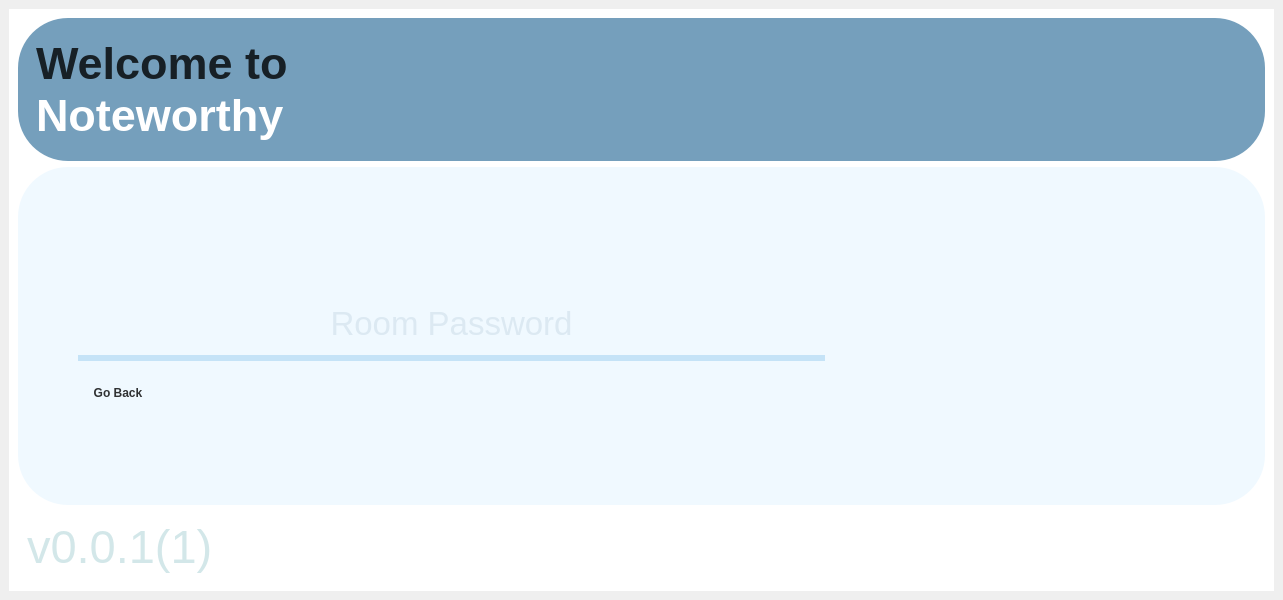
<?xml version="1.0" encoding="UTF-8"?>
<ui version="4.0">
 <class>LoadingRoomPage</class>
 <widget class="QMainWindow" name="LoadingRoomPage">
  <property name="geometry">
   <rect>
    <x>0</x>
    <y>0</y>
    <width>1283</width>
    <height>600</height>
   </rect>
  </property>
  <property name="windowTitle">
   <string>MainWindow</string>
  </property>
  <property name="styleSheet">
   <string notr="true">QLineEdit {
    border: none;                /* Remove the default border */
    border-bottom: 6px solid #C5E3F7; /* Add a black underline */
    padding: 2px 0;          
	text-align: center;  /* Center-align text */
	color: rgba(36, 87, 123, 0.2);

}

QLineEdit:focus {
    color: rgba(0, 0, 0, 0.8);
}</string>
  </property>
  <widget class="QWidget" name="centralwidget">
   <property name="styleSheet">
    <string notr="true">color: rgb(255, 255, 255);</string>
   </property>
   <layout class="QVBoxLayout" name="verticalLayout">
    <property name="leftMargin">
     <number>9</number>
    </property>
    <property name="rightMargin">
     <number>9</number>
    </property>
    <item>
     <widget class="QWidget" name="verticalWidget" native="true">
      <property name="sizePolicy">
       <sizepolicy hsizetype="Preferred" vsizetype="Expanding">
        <horstretch>0</horstretch>
        <verstretch>5</verstretch>
       </sizepolicy>
      </property>
      <property name="maximumSize">
       <size>
        <width>16777215</width>
        <height>16777215</height>
       </size>
      </property>
      <property name="styleSheet">
       <string notr="true">background-color: rgb(255, 255, 255);</string>
      </property>
      <layout class="QVBoxLayout" name="verticalLayout_3" stretch="1,3,0">
       <item>
        <widget class="QWidget" name="widget_2" native="true">
         <property name="minimumSize">
          <size>
           <width>100</width>
           <height>150</height>
          </size>
         </property>
         <property name="maximumSize">
          <size>
           <width>1888999</width>
           <height>266</height>
          </size>
         </property>
         <property name="styleSheet">
          <string notr="true">background-color: #759FBC;
border-radius: 50px; /* Adjust the radius to create an oval shape */
</string>
         </property>
         <layout class="QHBoxLayout" name="horizontalLayout_3" stretch="0,0">
          <property name="sizeConstraint">
           <enum>QLayout::SizeConstraint::SetMinAndMaxSize</enum>
          </property>
          <property name="topMargin">
           <number>11</number>
          </property>
          <property name="rightMargin">
           <number>27</number>
          </property>
          <item>
           <widget class="QWidget" name="widget_6" native="true">
            <property name="font">
             <font>
              <pointsize>20</pointsize>
             </font>
            </property>
            <layout class="QVBoxLayout" name="verticalLayout_4">
             <item>
              <widget class="QLabel" name="label_2">
               <property name="font">
                <font>
                 <pointsize>34</pointsize>
                 <bold>true</bold>
                </font>
               </property>
               <property name="styleSheet">
                <string notr="true">	color: rgba(0, 0, 0, 0.8);
</string>
               </property>
               <property name="text">
                <string>&lt;html&gt;
&lt;head/&gt;
&lt;body&gt;
    &lt;div&gt;
        &lt;span style=&quot;color: rgba(0, 0, 0, 0.8)&quot;&gt;Welcome to&lt;/span&gt;
    &lt;/div&gt;
    &lt;div style=&quot;color: white;&quot;&gt;
        Noteworthy
    &lt;/div&gt;
&lt;/body&gt;
&lt;/html&gt;
</string>
               </property>
              </widget>
             </item>
            </layout>
           </widget>
          </item>
          <item>
           <widget class="QLabel" name="name">
            <property name="font">
             <font>
              <pointsize>80</pointsize>
              <bold>true</bold>
             </font>
            </property>
            <property name="styleSheet">
             <string notr="true">	color: rgba(0, 0, 0, 0.8);
</string>
            </property>
            <property name="text">
             <string/>
            </property>
            <property name="alignment">
             <set>Qt::AlignmentFlag::AlignRight|Qt::AlignmentFlag::AlignTrailing|Qt::AlignmentFlag::AlignVCenter</set>
            </property>
           </widget>
          </item>
         </layout>
        </widget>
       </item>
       <item>
        <widget class="QWidget" name="widget_3" native="true">
         <property name="minimumSize">
          <size>
           <width>0</width>
           <height>0</height>
          </size>
         </property>
         <property name="maximumSize">
          <size>
           <width>1866</width>
           <height>651</height>
          </size>
         </property>
         <property name="styleSheet">
          <string notr="true">background-color:  #F0F9FF;
;
border-radius: 50px; /* Adjust the radius to create an oval shape */
</string>
         </property>
         <layout class="QVBoxLayout" name="verticalLayout_2" stretch="0,0">
          <property name="leftMargin">
           <number>60</number>
          </property>
          <property name="topMargin">
           <number>60</number>
          </property>
          <property name="rightMargin">
           <number>60</number>
          </property>
          <property name="bottomMargin">
           <number>60</number>
          </property>
          <item>
           <layout class="QHBoxLayout" name="horizontalLayout" stretch="4,1,1">
            <item>
             <widget class="QLineEdit" name="password">
              <property name="minimumSize">
               <size>
                <width>0</width>
                <height>70</height>
               </size>
              </property>
              <property name="maximumSize">
               <size>
                <width>16777215</width>
                <height>22</height>
               </size>
              </property>
              <property name="font">
               <font>
                <pointsize>25</pointsize>
               </font>
              </property>
              <property name="styleSheet">
               <string notr="true">color: rgba(36, 87, 123, 0.2);
</string>
              </property>
              <property name="echoMode">
               <enum>QLineEdit::EchoMode::Password</enum>
              </property>
              <property name="alignment">
               <set>Qt::AlignmentFlag::AlignCenter</set>
              </property>
              <property name="placeholderText">
               <string>Room Password</string>
              </property>
             </widget>
            </item>
            <item>
             <spacer name="horizontalSpacer">
              <property name="orientation">
               <enum>Qt::Orientation::Horizontal</enum>
              </property>
              <property name="sizeHint" stdset="0">
               <size>
                <width>40</width>
                <height>20</height>
               </size>
              </property>
             </spacer>
            </item>
            <item>
             <widget class="QPushButton" name="submit">
              <property name="text">
               <string/>
              </property>
              <property name="icon">
               <iconset theme="QIcon::ThemeIcon::MediaPlaybackStart"/>
              </property>
              <property name="iconSize">
               <size>
                <width>100</width>
                <height>100</height>
               </size>
              </property>
             </widget>
            </item>
           </layout>
          </item>
          <item>
           <widget class="QPushButton" name="back">
            <property name="sizePolicy">
             <sizepolicy hsizetype="Minimum" vsizetype="Fixed">
              <horstretch>0</horstretch>
              <verstretch>0</verstretch>
             </sizepolicy>
            </property>
            <property name="minimumSize">
             <size>
              <width>0</width>
              <height>20</height>
             </size>
            </property>
            <property name="maximumSize">
             <size>
              <width>80</width>
              <height>20</height>
             </size>
            </property>
            <property name="font">
             <font>
              <bold>true</bold>
             </font>
            </property>
            <property name="styleSheet">
             <string notr="true">color: rgba(0, 0, 0, 0.8);</string>
            </property>
            <property name="text">
             <string>Go Back</string>
            </property>
           </widget>
          </item>
         </layout>
        </widget>
       </item>
       <item>
        <widget class="QWidget" name="widget_7" native="true">
         <layout class="QHBoxLayout" name="horizontalLayout_6">
          <item>
           <widget class="QLabel" name="label_5">
            <property name="maximumSize">
             <size>
              <width>200</width>
              <height>16777215</height>
             </size>
            </property>
            <property name="font">
             <font>
              <pointsize>35</pointsize>
              <fontweight>Light</fontweight>
             </font>
            </property>
            <property name="styleSheet">
             <string notr="true">color: rgba(144, 195, 200, 0.4);
</string>
            </property>
            <property name="text">
             <string>v0.0.1(1)</string>
            </property>
           </widget>
          </item>
          <item>
           <widget class="QLabel" name="error">
            <property name="styleSheet">
             <string notr="true">color: rgba(0, 0, 0, 0.8);</string>
            </property>
            <property name="text">
             <string/>
            </property>
           </widget>
          </item>
         </layout>
        </widget>
       </item>
      </layout>
     </widget>
    </item>
   </layout>
  </widget>
 </widget>
 <resources/>
 <connections/>
</ui>
